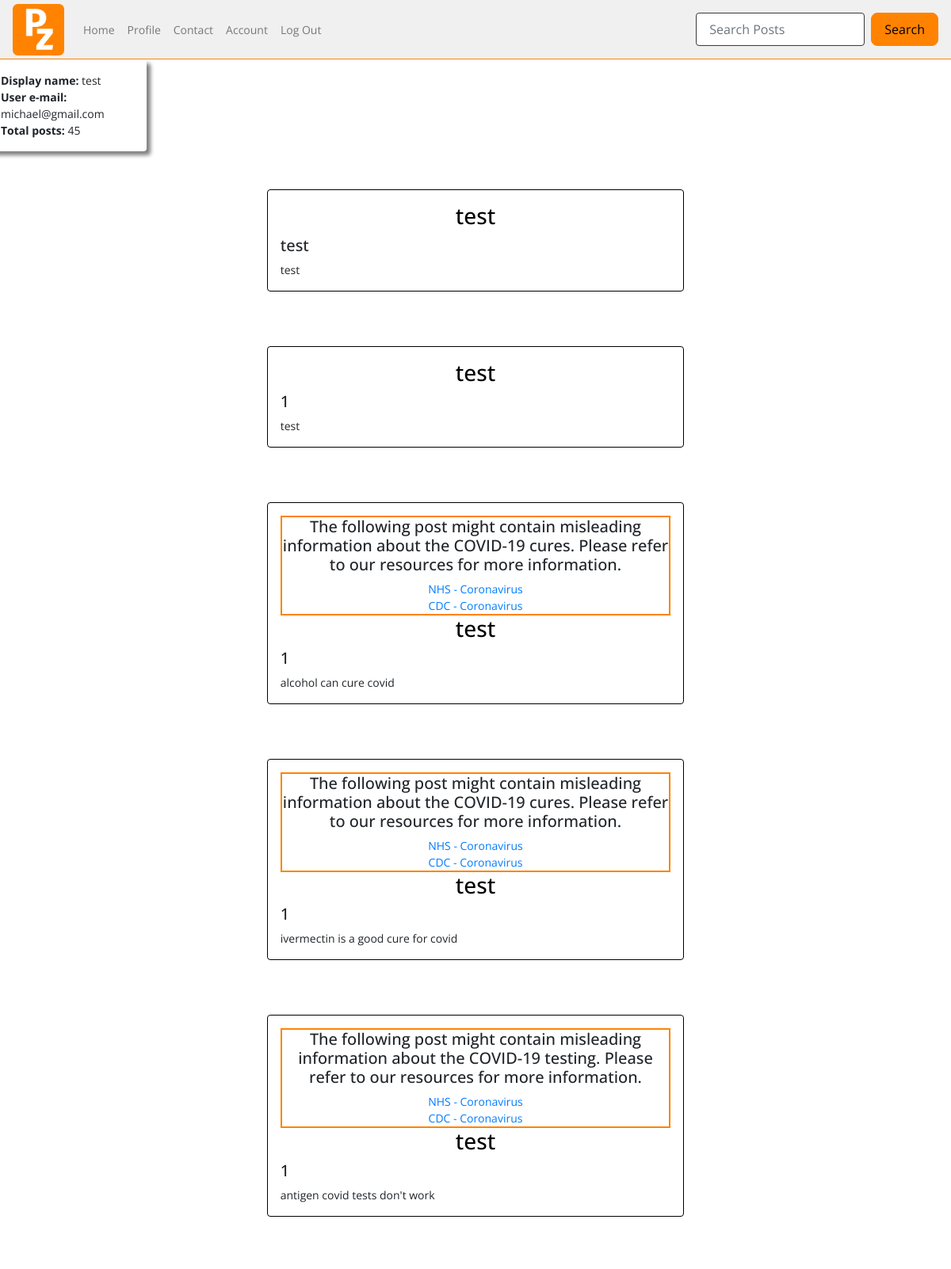
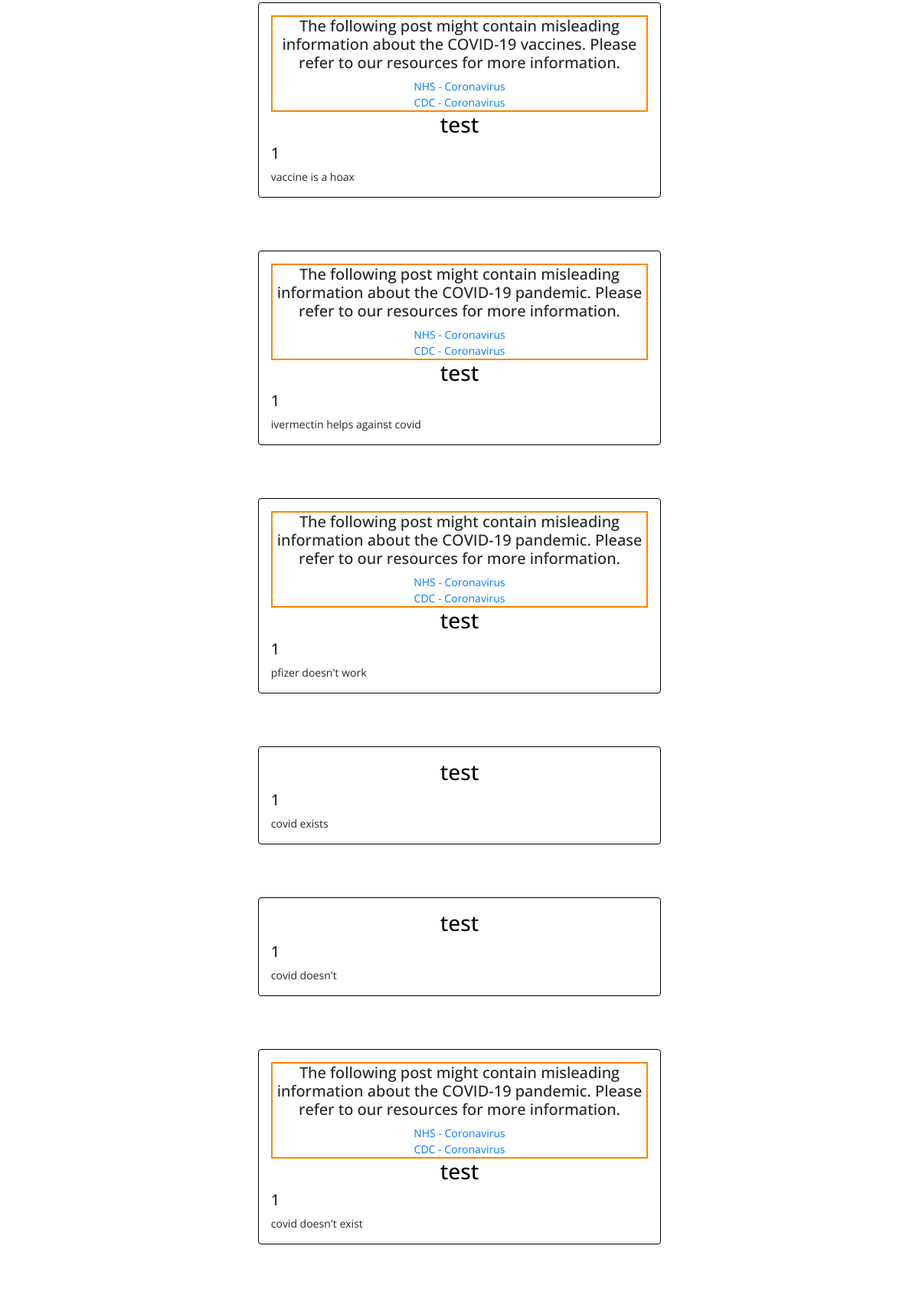
The page /profile (signed in, upper part) on the database its author committed (2 pictures, top to bottom).
### tables this page shows
CREATE TABLE users (
    ID INTEGER PRIMARY KEY AUTOINCREMENT,
    username TEXT NOT NULL,
    password TEXT NOT NULL,
    email TEXT NOT NULL UNIQUE
, user_type VARCHAR, whitelisted text, blacklisted text);

CREATE TABLE posts (
    ID INTEGER PRIMARY KEY AUTOINCREMENT,
    title TEXT NOT NULL,
    content TEXT NOT NULL,
    by_user TEXT NOT NULL,
    created_at timestamp default current_timestamp
, userID integer, flag_covid text, blacklisted text, flag_vaccine text, flag_tests text, flag_cures text, reported int, report_message text);

### app.py (the view)
@app.route("/profile")
def profile():
    if not session.get('username'):
        return redirect(url_for('home'))
    user=query_db('SELECT * FROM users WHERE username = ?', [session['username']], True)
    user_posts=query_db('SELECT * FROM posts WHERE by_user = ? ORDER BY created_at DESC', [session['username']])
    conn = sqlite3.connect(DATABASE)
    cursor = conn.cursor()
    cursor.execute("SELECT COUNT(*) FROM posts WHERE by_user = ?", [session['username']])
    post_count = cursor.fetchone()[0]
    return render_template('profile.html', user = user, user_posts = user_posts, post_count = post_count)

### app.py (called while the page is built)
def query_db(query, args=(), one=False):
    con = g._database = sqlite3.connect(DATABASE)
    con.row_factory = sqlite3.Row
    cur = con.execute(query, args)
    rv = cur.fetchall()
    cur.close()
    return (rv[0] if rv else None) if one else rv

### templates/profile.html (shortened to what this page needs)
{% include "layout.html" %}
{% include "nav.html" %}
<div class="row h-500 acc_snippet">
  <div class="col-4 shadow p-3 mb-5 rounded">
      <b>Display name:</b> {{ user.username }}<br>
      <b>User e-mail:</b> {{ user.email }}<br>
      <b>Total posts:</b> {{ post_count }} <br>
  </div>
</div>
<div class="container-fluid">
    {% for user_post in user_posts %}
    <div class="mx-auto posts p-3 mb-5 rounded post_display">
    {% if user_post.flag_covid == "yes" %}
    <div class="flagged_post">
      <h5>The following post might contain misleading information about the COVID-19 pandemic. Please refer to our resources for more information.</h5>
      <a href="https://www.nhs.uk/conditions/coronavirus-covid-19/">NHS - Coronavirus </a><br>
      <a href="https://www.cdc.gov/coronavirus/2019-ncov/index.html">CDC - Coronavirus</a>
    </div>
    {% endif %}
    {% if user_post.flag_vaccine == "yes" %}
    <div class="flagged_post">
      <h5>The following post might contain misleading information about the COVID-19 vaccines. Please refer to our resources for more information.</h5>
      <a href="https://www.nhs.uk/conditions/coronavirus-covid-19/">NHS - Coronavirus </a><br>
      <a href="https://www.cdc.gov/coronavirus/2019-ncov/index.html">CDC - Coronavirus</a>
    </div>
    {% endif %}
    {% if user_post.flag_cures == "yes" %}
    <div class="flagged_post">
      <h5>The following post might contain misleading information about the COVID-19 cures. Please refer to our resources for more information.</h5>
      <a href="https://www.nhs.uk/conditions/coronavirus-covid-19/">NHS - Coronavirus </a><br>
      <a href="https://www.cdc.gov/coronavirus/2019-ncov/index.html">CDC - Coronavirus</a>
    </div>
    {% endif %}
    {% if user_post.flag_tests == "yes" %}
    <div class="flagged_post">
      <h5>The following post might contain misleading information about the COVID-19 testing. Please refer to our resources for more information.</h5>
      <a href="https://www.nhs.uk/conditions/coronavirus-covid-19/">NHS - Coronavirus </a><br>
      <a href="https://www.cdc.gov/coronavirus/2019-ncov/index.html">CDC - Coronavirus</a>
    </div>
    {% endif %}
    <h4 class="post_username">{{ user_post.by_user }}</h4>
    <h5>{{ user_post.title }}</h5>
    {{ user_post.content }}<br/>
    </div>
    <br/>
    {% endfor %}
</div>

### static/css/style.css (style rules this page uses)
.shadow { box-shadow: 5px 5px 5px grey; }
.posts { width: 45%; }
.acc_snippet { width: 50%; height: 50%; text-align: left; }
.flagged_post { text-align: center; border: 2px solid #ff8300; height: auto; width: auto; }
.post_username { text-align: center; color: black; font-size: 28px; }
.post_display { border: 1px solid black; }

### rows shown on the page
users: username "test", email "michael@gmail.com"
posts: by_user "test", title "test", content "test"
posts: by_user "test", title "1", content "test"
posts: flag_cures "NHS - Coronavirus", by_user "test", title "1", content "alcohol can cure covid"
posts: flag_cures "NHS - Coronavirus", by_user "test", title "1", content "ivermectin is a good cure for covid"
posts: flag_tests "NHS - Coronavirus", by_user "test", title "1", content "antigen covid tests don't work"
posts: flag_vaccine "NHS - Coronavirus", by_user "test", title "1", content "vaccine is a hoax"
posts: flag_covid "NHS - Coronavirus", by_user "test", title "1", content "ivermectin helps against covid"
posts: flag_covid "NHS - Coronavirus", by_user "test", title "1", content "pfizer doesn't work"
posts: by_user "test", title "1", content "covid exists"
posts: by_user "test", title "1", content "covid doesn't"
posts: flag_covid "NHS - Coronavirus", by_user "test", title "1", content "covid doesn't exist"

### other values the page prints
{{ post_count }} "45"
